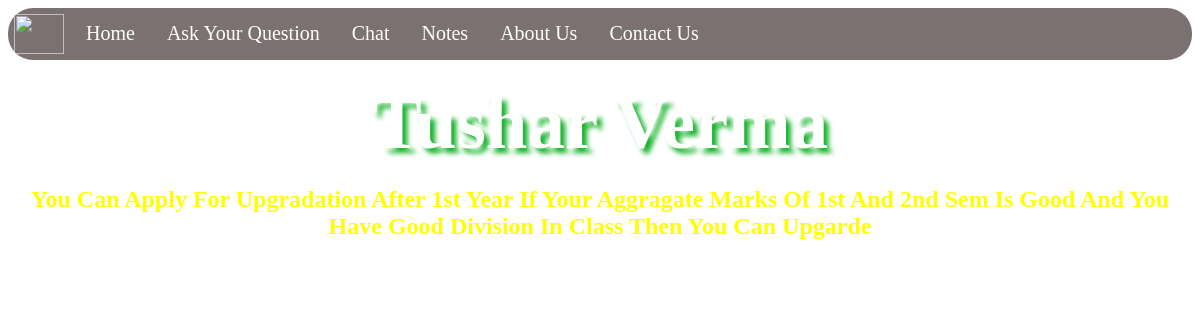
/1/, run on the app's committed database.
### QNA/models.py (models this page shows, shortened)
class question(models.Model):
    Title=models.CharField(max_length=50)
    Message=models.TextField()
    SolvedBy=ForeignKey(solvedBy,on_delete=models.CASCADE,blank=True,null=True)

class solvedBy(models.Model):
    First_name=models.CharField(max_length=20)
    Last_name=models.CharField(max_length=20)
    Ans=models.TextField()

### QNA/views.py (the view)
# urls.py: path("<int:id>/",views.specific,name="specificans"),
def specific(request,id):
    x=question.objects.get(pk=id)
    if (x.SolvedBy):
        return render(request,"QNA/specific.html",{
            "ans":x
        })
    else:
        return render(request,"QNA/answer.html",{
            "ans":x
        })

### QNA/templates/QNA/specific.html (shortened to what this page needs)
<!DOCTYPE html>
<html lang="en">
<head>
</head>
<body background="https://wallpapercave.com/wp/wp5471067.jpg">
    <ul>
            <li><img src="https://cdn-icons-png.flaticon.com/512/2274/2274755.png" type="image/x-icon"></li>
        <li><a href="/">Home</a></li>
        <li><a href="/AskQuestion">Ask Your Question</a></li>
        <li><a href="/chat/">Chat</a></li>
        <li><a href="/">Notes</a></li>
        <li><a href="/">About Us</a></li>
        <li><a href="/">Contact Us</a></li>
    </ul>
    {% if ans.SolvedBy.First_name %}
    <h2><span
            style="color:white;text-shadow:5px 5px 5px rgb(22, 179, 43);font-size:75px">{{ans.SolvedBy.First_name|title}}
            {{ans.SolvedBy.Last_name|title}}</span></h2>
    <h2>{{ans.SolvedBy.Ans|title}}</h2>
    {% endif %}
</body>
</html>

### QNA/templates/QNA/specific.html (style rules this page uses)
img { margin:6px; height: 40px; width:50px; }
h2 { color: yellow; text-align: center; }
ul { list-style-type: none; margin: 0; padding: 0; overflow: hidden; background-color: rgb(124, 113, 113); border-radius: 25px; }
li { float: left; font-size: 20px; }
li a { display: block; color: white; text-align: center; padding: 14px 16px; text-decoration: none; }

### data on the page
question: SolvedBy.First_name "Tushar", SolvedBy.Last_name "Verma", SolvedBy.Ans "You Can Apply For Upgradation After 1st Year If Your Aggragate Marks Of 1st And 2nd Sem Is Good And You Have Good Division In Class Then You Can Upgarde"
